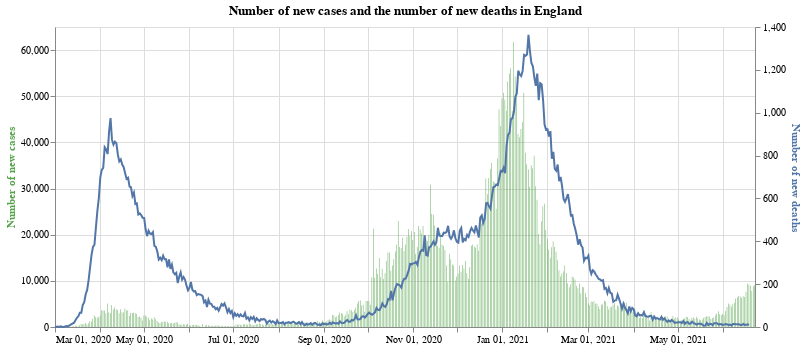

Notebook code for this chart:
### Markdown cell above
## Plotting: All of England

The first chart we look at has both the number of new cases and the number of new deaths in England. The blue line corresponds to the axis on the right hand side, the number of new deaths. The green bars are the number of new cases (axis on the left hand side).

### Code cell
#collapse
base = alt.Chart(full_eng_deaths.query("date >= '2020-03-01'")).encode(x=alt.X("yearmonthdate(date):T", axis=alt.Axis(title=None))).properties(title='Number of new cases and the number of new deaths in England',width=700)

bars = base.mark_bar(color='#57A44C').encode(
    y=alt.Y("newCases:Q", axis=alt.Axis(title='Number of new cases', titleColor='#57A44C')),
    tooltip="newCases:Q"
)

line = base.mark_line(stroke='#5276A7').encode(y=alt.Y("newDeaths:Q", axis=alt.Axis(title='Number of new deaths', titleColor='#5276A7')))

alt.layer(bars, line).resolve_scale(y='independent')

### Figure 1 — Vega-Lite specification as saved in the notebook (floating-point values rounded to 4 significant figures; data arrays with more than 128 entries replaced by an {"elided": "..."} marker saying what was removed)
{"config": {"view": {"continuousWidth": 400, "continuousHeight": 300}}, "layer": [{"mark": {"type": "bar", "color": "#57A44C"}, "encoding": {"tooltip": {"type": "quantitative", "field": "newCases"}, "x": {"type": "temporal", "axis": {"title": null}, "field": "date", "timeUnit": "yearmonthdate"}, "y": {"type": "quantitative", "axis": {"title": "Number of new cases", "titleColor": "#57A44C"}, "field": "newCases"}}, "title": "Number of new cases and the number of new deaths in England", "width": 700}, {"mark": {"type": "line", "stroke": "#5276A7"}, "encoding": {"x": {"type": "temporal", "axis": {"title": null}, "field": "date", "timeUnit": "yearmonthdate"}, "y": {"type": "quantitative", "axis": {"title": "Number of new deaths", "titleColor": "#5276A7"}, "field": "newDeaths"}}, "title": "Number of new cases and the number of new deaths in England", "width": 700}], "data": {"name": "data-a5098fc53ae669eb27404befbac4bdea"}, "resolve": {"scale": {"y": "independent"}}, "$schema": "https://vega.github.io/schema/vega-lite/v4.8.1.json", "datasets": {"data-a5098fc53ae669eb27404befbac4bdea": {"elided": "479 records"}}}
